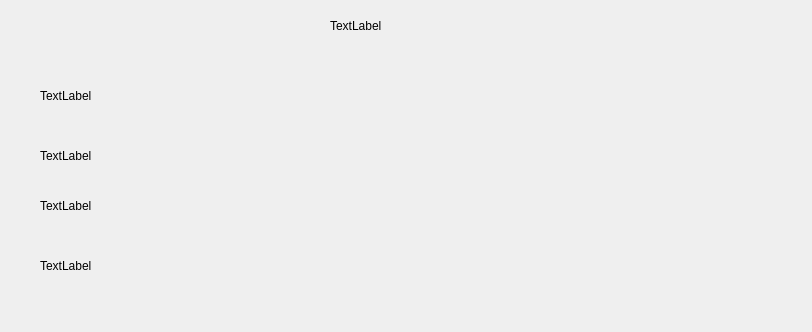
<?xml version="1.0" encoding="UTF-8"?>
<ui version="4.0">
 <class>taskwidget</class>
 <widget class="QWidget" name="taskwidget">
  <property name="geometry">
   <rect>
    <x>0</x>
    <y>0</y>
    <width>812</width>
    <height>332</height>
   </rect>
  </property>
  <property name="windowTitle">
   <string>Form</string>
  </property>
  <widget class="QLabel" name="titleLabel">
   <property name="geometry">
    <rect>
     <x>330</x>
     <y>10</y>
     <width>81</width>
     <height>31</height>
    </rect>
   </property>
   <property name="text">
    <string>TextLabel</string>
   </property>
  </widget>
  <widget class="QLabel" name="descriptionLabel">
   <property name="geometry">
    <rect>
     <x>40</x>
     <y>80</y>
     <width>81</width>
     <height>31</height>
    </rect>
   </property>
   <property name="text">
    <string>TextLabel</string>
   </property>
  </widget>
  <widget class="QLabel" name="dueDateLabel">
   <property name="geometry">
    <rect>
     <x>40</x>
     <y>140</y>
     <width>81</width>
     <height>31</height>
    </rect>
   </property>
   <property name="text">
    <string>TextLabel</string>
   </property>
  </widget>
  <widget class="QLabel" name="priorityLabel">
   <property name="geometry">
    <rect>
     <x>40</x>
     <y>190</y>
     <width>81</width>
     <height>31</height>
    </rect>
   </property>
   <property name="text">
    <string>TextLabel</string>
   </property>
  </widget>
  <widget class="QLabel" name="statusLabel">
   <property name="geometry">
    <rect>
     <x>40</x>
     <y>250</y>
     <width>81</width>
     <height>31</height>
    </rect>
   </property>
   <property name="text">
    <string>TextLabel</string>
   </property>
  </widget>
 </widget>
 <resources/>
 <connections/>
</ui>
